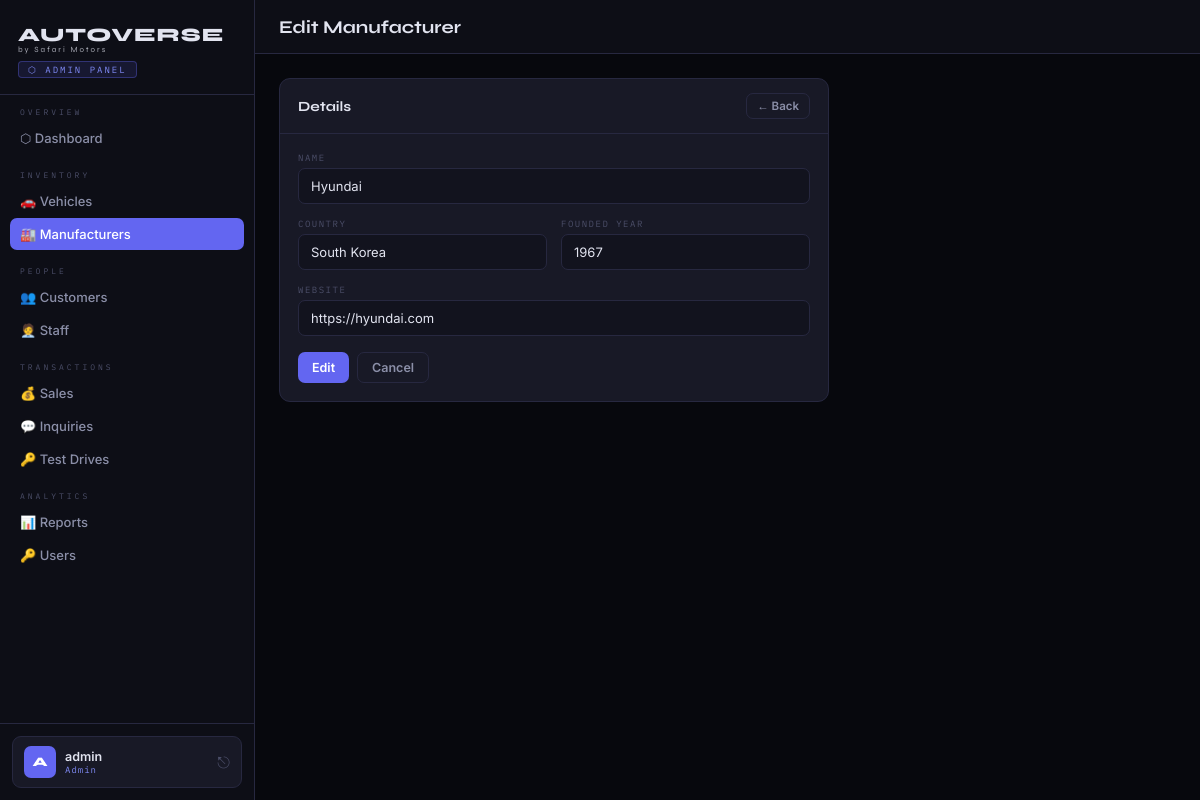
Screenshot of /admin/manufacturers/edit/2 (signed in) with the database file from the repository.
### tables this page shows
CREATE TABLE Manufacturer (
            manufacturer_id INTEGER PRIMARY KEY AUTOINCREMENT,
            name TEXT NOT NULL,
            country TEXT,
            founded_year INTEGER,
            website TEXT
        );

### app.py (the view, shortened to what this page needs)
@app.route('/admin/manufacturers/edit/<int:id>', methods=['GET','POST'])
@login_required
@role_required('admin')
def admin_edit_manufacturer(id):
    db = get_db()
    mfr = db.execute("SELECT * FROM Manufacturer WHERE manufacturer_id=?", (id,)).fetchone()
    db.close()
    return render_template('admin/manufacturer_form.html', mfr=mfr, action='Edit')

### app.py (called while the page is built)
def login_required(f):
    @wraps(f)
    def decorated(*args, **kwargs):
        if 'user_id' not in session:
            flash('Please log in to continue.', 'warning')
            return redirect(url_for('login'))
        return f(*args, **kwargs)
    return decorated

def role_required(*roles):
    def decorator(f):
        @wraps(f)
        def decorated(*args, **kwargs):
            if session.get('role') not in roles:
                flash('Access denied.', 'danger')
                return redirect(url_for('dashboard'))
            return f(*args, **kwargs)
        return decorated
    return decorator

### database.py (called while the page is built)
def get_db():
    conn = sqlite3.connect(DB_PATH)
    conn.row_factory = sqlite3.Row
    conn.execute("PRAGMA foreign_keys = ON")
    return conn

### templates/admin/manufacturer_form.html
{% extends 'admin/base.html' %}
{% block page_title %}{{ action }} Manufacturer{% endblock %}
{% block content %}
<div style="max-width:550px;"><div class="card"><div class="card-hdr"><span class="card-title">Details</span><a href="{{ url_for('admin_manufacturers') }}" class="btn btn-ghost btn-sm">← Back</a></div>
<div class="card-body"><form method="POST"><div class="fg">
<div class="fgrp fg-full"><label>Name</label><input name="name" value="{{ mfr.name if mfr else '' }}" required></div>
<div class="fgrp"><label>Country</label><input name="country" value="{{ mfr.country if mfr else '' }}"></div>
<div class="fgrp"><label>Founded Year</label><input name="founded_year" type="number" value="{{ mfr.founded_year if mfr else '' }}"></div>
<div class="fgrp fg-full"><label>Website</label><input name="website" type="url" value="{{ mfr.website if mfr else '' }}"></div>
</div><div style="margin-top:16px;display:flex;gap:8px;"><button class="btn btn-primary">{{ action }}</button><a href="{{ url_for('admin_manufacturers') }}" class="btn btn-ghost">Cancel</a></div>
</form></div></div></div>
{% endblock %}

### templates/admin/base.html (style rules this page uses)
:root { --bg:#07080d;--bg2:#0d0e16;--bg3:#12131e;--surface:#181926;--s2:#1e2030;--border:#272840;--accent:#6366f1;--a2:#818cf8;--red:#f43f5e;--gold:#f59e0b;--green:#10b981;--blue:#38bdf8;--text:#e2e4f0;--t2:#8b8fa8;--t3:#4b4e68;--sw:255px; }
* { margin:0;padding:0;box-sizing:border-box; }
body { font-family:'Inter',sans-serif;background:var(--bg);color:var(--text);min-height:100vh;display:flex; }
.card { background:var(--surface);border:1px solid var(--border);border-radius:11px;overflow:hidden; }
.card-hdr { padding:14px 18px;border-bottom:1px solid var(--border);display:flex;align-items:center;justify-content:space-between;gap:10px; }
.card-title { font-family:'Syne',sans-serif;font-size:14px;font-weight:700; }
.card-body { padding:18px; }
.btn { display:inline-flex;align-items:center;gap:5px;padding:7px 14px;border-radius:7px;border:none;cursor:pointer;font-family:'Inter',sans-serif;font-size:12.5px;font-weight:600;transition:all 0.15s;text-decoration:none;white-space:nowrap; }
.btn-primary { background:var(--accent);color:#fff; }
.btn-ghost { background:transparent;color:var(--t2);border:1px solid var(--border); }
.btn-sm { padding:5px 10px;font-size:11.5px; }
.fg { display:grid;grid-template-columns:repeat(auto-fit,minmax(220px,1fr));gap:14px; }
.fg-full { grid-column:1/-1; }
.fgrp { display:flex;flex-direction:column;gap:5px; }
label { font-size:9px;letter-spacing:1.5px;text-transform:uppercase;color:var(--t3);font-family:'IBM Plex Mono',monospace; }
input,select,textarea { background:var(--bg3);border:1px solid var(--border);border-radius:7px;color:var(--text);padding:9px 12px;font-size:13px;font-family:'Inter',sans-serif;transition:border-color 0.2s;outline:none;width:100%; }

### rows the page displays
Manufacturer: name "Hyundai", country "South Korea", founded_year "1967", website "https://hyundai.com"

### other values shown
{{ session.username[0].upper() }} "A"
{{ session.username }} "admin"
{{ action }} "Edit"
